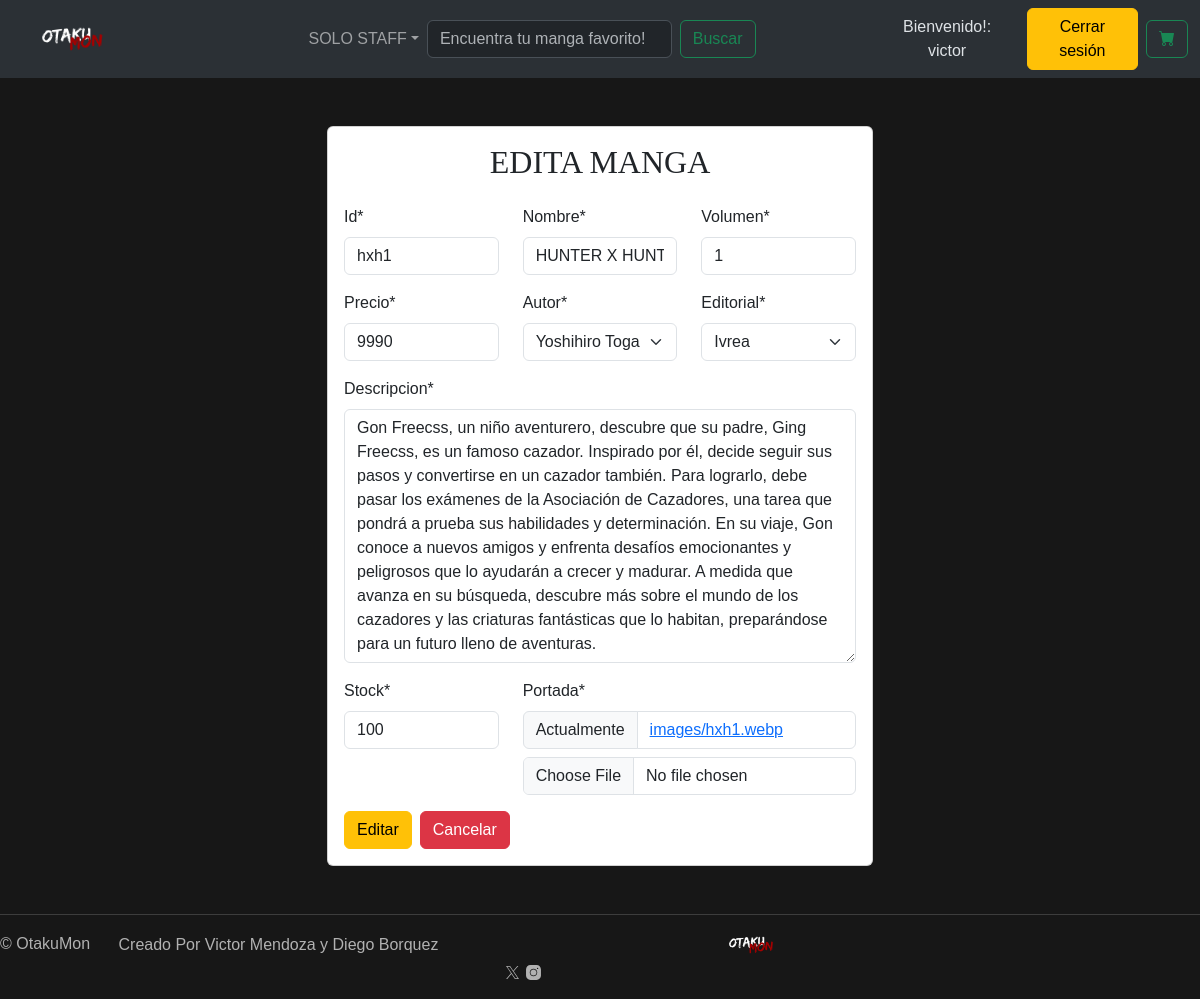
Before: /editar_manga/hxh1 (signed in) with the older database file.
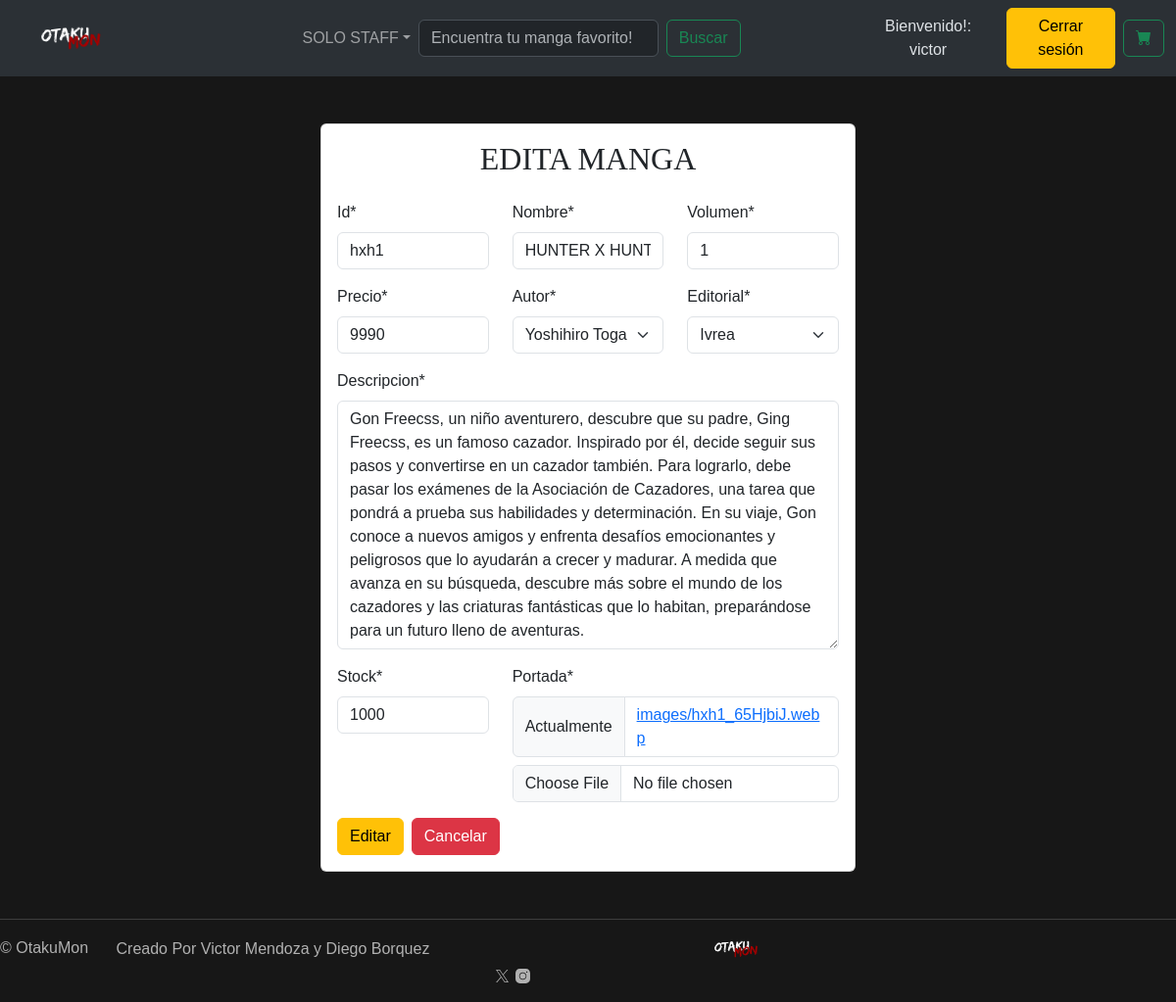
After: the same page with the newer database file.
### otaku/models.py (models this page shows, shortened)
class Manga(models.Model):
    id = models.CharField(max_length=4, primary_key=True)
    portada = models.ImageField(upload_to='images/')
    nombre = models.CharField(max_length = 200)
    volumen = models.IntegerField()
    autor = models.ForeignKey(Autor, on_delete=models.CASCADE)
    editorial = models.ForeignKey(Editorial, on_delete=models.CASCADE)
    descripcion = models.TextField()
    precio = models.IntegerField()
    stock = models.IntegerField()

### otaku/views.py (the view)
# urls.py: path('editar_manga/<str:id_manga>', views.edit, name='edit'),
@permission_required('otaku.change_manga')
def edit(request, id_manga):
    manga = Manga.objects.get(id=id_manga)
    if request.method == 'POST':
        form = IngresoManga(request.POST, request.FILES, instance=manga)
        if form.is_valid():
            form.save()
            return redirect('listar_mangas')
    else:
        form = IngresoManga(instance=manga)
    return render(request, "otaku/mangaedit.html", {'form': form, 'manga': manga})

### otaku/forms.py
class IngresoManga(forms.ModelForm):
    class Meta:
        model = Manga
        fields = '__all__'

### otaku/models.py (called while the page is built)
    def __str__(self):
        return self.nombre

    def __str__(self):
        return self.nombre

### otaku/templates/otaku/mangaedit.html (shortened to what this page needs)
{% extends 'otaku/base.html' %}
{% load crispy_forms_tags %}
{% load static %}
{% block content %}
<div class="container mt-5 mb-5">
    <div class="row justify-content-center">
        <div class="col-md-6">
            <div class="card">
                <h5 class="mt-3 d-flex justify-content-center" style="font-size: xx-large;">EDITA MANGA</h5>
                <div class="card-body">
                    <form method="post" enctype="multipart/form-data" action="{% url 'actualiza' manga.id %}">
                        <div class="row">
                            <div class="col-md-4">
                                {{ form.id|as_crispy_field }}
                            </div>
                            <div class="col-md-4">
                                {{ form.nombre|as_crispy_field }}
                            </div>
                            <div class="col-md-4">
                                {{ form.volumen|as_crispy_field }}
                            </div>
                        </div>
                        <div class="row">
                            <div class="col-md-4">
                                {{ form.precio|as_crispy_field }}
                            </div>
                            <div class="col-md-4">
                                {{ form.autor|as_crispy_field }}
                            </div>
                            <div class="col-md-4">
                                {{ form.editorial|as_crispy_field }}
                            </div>
                        </div>
                        <div class="row">
                            <div class="col-md-12">
                                {{ form.descripcion|as_crispy_field }}
                            </div>
                        </div>
                        <div class="row">
                            <div class="col-md-4">
                                {{ form.stock|as_crispy_field }}
                            </div>
                            <div class="col-md-8">
                                {{ form.portada|as_crispy_field }}
                            </div>
                        </div>
                        <div class="d-flex gap-2">
                            <button type="submit" class="btn btn-warning" >Editar</button>
                            <a href="{% url 'listar_mangas' %}"><button type="button" class="btn btn-danger">Cancelar</button></a>
                        </div>
                    </form>
                </div>
            </div>
        </div>
    </div>
</div>
{% endblock %}

Changed rows visible on the page:
changed Manga "hxh1": stock "100" → "1000"
Other visible differences:
text no longer shown: "Portada * Actualmente images/hxh1.webp"
text now shown: "Portada * Actualmente images/hxh1_65HjbiJ.webp"
